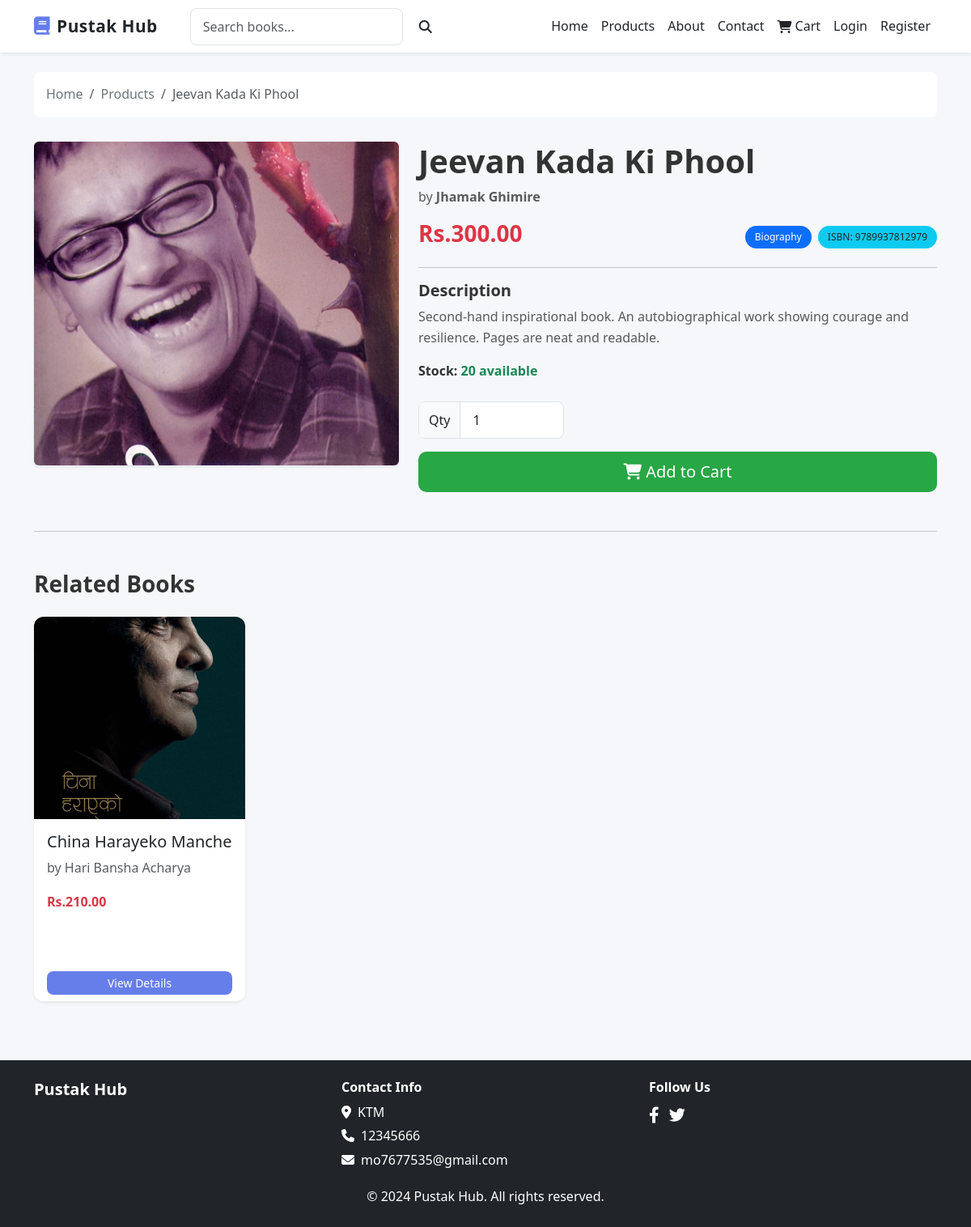
/product/1/, run on the app's committed database.
### bookstore/models.py (models this page shows, shortened)
class Product(models.Model):
    id = models.AutoField(primary_key=True)
    title = models.CharField(max_length=255)
    author = models.CharField(max_length=255)
    price = models.DecimalField(max_digits=10, decimal_places=2)
    description = models.TextField()
    image = models.ImageField(upload_to='products/', default='products/default.jpg')
    isbn = models.CharField(max_length=20, unique=True)
    category = models.CharField(max_length=100, default='Fiction')
    stock_quantity = models.IntegerField(default=0)
    created_at = models.DateTimeField(auto_now_add=True)
    updated_at = models.DateTimeField(auto_now=True)
    class Meta:
        ordering = ['-created_at']

class SiteSettings(models.Model):
    site_name = models.CharField(max_length=255, default='Pustak Hub')
    logo = models.ImageField(upload_to='settings/', blank=True, null=True)
    email = models.EmailField(max_length=255, blank=True, null=True)
    phone = models.CharField(max_length=50, blank=True, null=True)
    address = models.TextField(blank=True, null=True)
    facebook = models.URLField(blank=True, null=True)
    twitter = models.URLField(blank=True, null=True)
    instagram = models.URLField(blank=True, null=True)
    linkedin = models.URLField(blank=True, null=True)
    footer_text = models.TextField(blank=True, null=True)
    updated_at = models.DateTimeField(auto_now=True)
    class Meta:
        verbose_name = "Site Setting"
        verbose_name_plural = "Site Settings"

### bookstore/views.py (the view)
# urls.py: path('product/<int:pk>/', views.product_detail, name='product_detail'),
def product_detail(request, pk):
    product = get_object_or_404(Product, pk=pk)
    related_products = Product.objects.filter(category=product.category).exclude(pk=pk)[:4]
    context = {
        'product': product,
        'related_products': related_products,
        'page_title': f'{product.title} - Pustak Hub'
    }
    return render(request, 'bookstore/product_detail.html', context)

### bookstore/context_processors.py (called while the page is built)
def settings_context(request):
    settings = SiteSettings.objects.first()
    return {'site_settings': settings}

### templates/bookstore/product_detail.html (shortened to what this page needs)
{% extends 'base.html' %}
{% block content %}
<div class="container">
    <nav aria-label="breadcrumb" class="mb-4">
        <ol class="breadcrumb custom-breadcrumb">
            <li class="breadcrumb-item">
                <a href="{% url 'home' %}">Home</a>
            </li>
            <li class="breadcrumb-item">
                <a href="{% url 'products' %}">Products</a>
            </li>
            <li class="breadcrumb-item active">{{ product.title }}</li>
        </ol>
    </nav>
    <div class="row g-4">
        <div class="col-md-5">
            {% if product.image %}
                <img src="{{ product.image.url }}" class="img-fluid rounded shadow-sm product-img" alt="{{ product.title }}">
            {% else %}
                <img src="https://images.unsplash.com/photo-1507842217343-583f20270319?w=300"
                     class="img-fluid rounded shadow-sm product-img"
                     alt="Default image">
            {% endif %}
        </div>
        <div class="col-md-7">
            <h1 class="mb-2 fw-bold">{{ product.title }}</h1>
            <p class="text-muted mb-3">by <strong>{{ product.author }}</strong></p>
            <div class="d-flex justify-content-between align-items-center mb-3 flex-wrap">
                <h3 class="text-danger fw-bold mb-2">Rs.{{ product.price }}</h3>
                <div>
                    <span class="badge bg-primary me-1">{{ product.category }}</span>
                    <span class="badge bg-info text-dark">ISBN: {{ product.isbn }}</span>
                </div>
            </div>
            <hr>
            <h5 class="fw-bold">Description</h5>
            <p class="text-muted">{{ product.description }}</p>
            <div class="mb-4">
                <p>
                    <strong>Stock:</strong>
                    {% if product.stock_quantity > 0 %}
                        <span class="text-success fw-bold">{{ product.stock_quantity }} available</span>
                    {% else %}
                        <span class="text-danger fw-bold">Out of stock</span>
                    {% endif %}
                </p>
            </div>
            {% if product.stock_quantity > 0 %}
            <form method="post" action="{% url 'add_to_cart' %}">
                <div class="input-group mb-3 quantity-box">
                    <span class="input-group-text">Qty</span>
                    <input type="number"
                           name="quantity"
                           class="form-control"
                           value="1"
                           min="1"
                           max="{{ product.stock_quantity }}"
                           required>
                </div>
                <button type="submit" class="btn btn-success btn-lg add-cart-btn w-100">
                    <i class="fas fa-shopping-cart"></i> Add to Cart
                </button>
            </form>
            {% else %}
            <button class="btn btn-danger btn-lg w-100" disabled>
                <i class="fas fa-times-circle"></i> Out of Stock
            </button>
            {% endif %}
        </div>
    </div>
    {% if related_products %}
    <hr class="my-5">
    <h3 class="mb-4 fw-bold">Related Books</h3>
    <div class="row row-cols-1 row-cols-md-2 row-cols-lg-4 g-4">
        {% for related in related_products %}
        <div class="col">
            <div class="card h-100 product-card border-0 shadow-sm">
                {% if related.image %}
                    <img src="{{ related.image.url }}" class="card-img-top product-img-small" alt="{{ related.title }}">
                {% else %}
                    <img src="https://images.unsplash.com/photo-1507842217343-583f20270319?w=300"
                         class="card-img-top product-img-small"
                         alt="Default image">
                {% endif %}
                <div class="card-body">
                    <h5 class="card-title">{{ related.title }}</h5>
                    <p class="card-text text-muted">by {{ related.author }}</p>
                    <p class="card-text text-danger fw-bold">Rs.{{ related.price }}</p>
                </div>
                <div class="card-footer bg-white border-0">
                    <a href="{% url 'product_detail' related.id %}"
                       class="btn btn-primary btn-sm w-100 action-btn">
                        View Details
                    </a>
                </div>
            </div>
        </div>
        {% endfor %}
    </div>
    {% endif %}
</div>
{% endblock %}

### templates/base.html (shortened to what this page needs)
{% load static %}
<!DOCTYPE html>
<html lang="en">
<head>
    <link href="https://cdnjs.cloudflare.com/ajax/libs/bootstrap/5.3.0/css/bootstrap.min.css" rel="stylesheet">
    <link href="https://cdnjs.cloudflare.com/ajax/libs/font-awesome/6.4.0/css/all.min.css" rel="stylesheet">
    <link rel="stylesheet" href="{% static 'css/style.css' %}">
</head>
<body>
{% if user.is_authenticated or request.resolver_match.url_name not in 'login,register' %}
<nav class="navbar navbar-expand-lg navbar-light bg-white shadow-sm sticky-top">
    <div class="container">
        <a class="navbar-brand fw-bold d-flex align-items-center text-dark" href="{% url 'home' %}">
            <i class="fas fa-book me-2"></i> Pustak Hub
        </a>
        <div class="collapse navbar-collapse" id="navbarNav">
            <form class="d-flex mx-lg-4 my-2 my-lg-0" method="GET" action="{% url 'products' %}">
                <input
                    class="form-control me-2"
                    type="search"
                    name="q"
                    placeholder="Search books..."
                    value="{{ request.GET.q }}"
                >
                <button class="btn btn-outline-dark" type="submit">
                    <i class="fas fa-search"></i>
                </button>
            </form>
            <ul class="navbar-nav ms-auto align-items-lg-center">
                <li class="nav-item"><a class="nav-link text-dark" href="{% url 'home' %}">Home</a></li>
                <li class="nav-item"><a class="nav-link text-dark" href="{% url 'products' %}">Products</a></li>
                <li class="nav-item"><a class="nav-link text-dark" href="{% url 'about' %}">About</a></li>
                <li class="nav-item"><a class="nav-link text-dark" href="{% url 'contact' %}">Contact</a></li>
                <li class="nav-item position-relative">
                    <a class="nav-link d-flex align-items-center text-dark" href="{% url 'cart' %}">
                        <i class="fas fa-shopping-cart me-1"></i> Cart
                    </a>
                </li>
                {% if user.is_authenticated %}
                    <li class="nav-item dropdown">
                        <a class="nav-link dropdown-toggle text-dark d-flex align-items-center" href="#" id="userDropdown" role="button" data-bs-toggle="dropdown">
                            <i class="fas fa-user me-1"></i> {{ user.username }}
                        </a>
                        <ul class="dropdown-menu dropdown-menu-end">
                            <li><a class="dropdown-item" href="{% url 'profile' %}">Profile</a></li>
                            {% if user.is_superuser %}
                            <li><a class="dropdown-item text-danger" href="/admin/">Admin Dashboard</a></li>
                            {% endif %}
                            <li><hr class="dropdown-divider"></li>
                            <li><a class="dropdown-item" href="{% url 'logout' %}">Logout</a></li>
                        </ul>
                    </li>
                {% else %}
                    <li class="nav-item"><a class="nav-link text-dark" href="{% url 'login' %}">Login</a></li>
                    <li class="nav-item"><a class="nav-link text-dark" href="{% url 'register' %}">Register</a></li>
                {% endif %}
            </ul>
        </div>
    </div>
</nav>
{% endif %}
<main class="py-4">
    {% block content %}{% endblock %}
</main>
<footer class="bg-dark text-white mt-5 py-4 shadow-sm">
    <div class="container">
        <div class="row text-center text-md-start">
            <div class="col-md-4 mb-3 mb-md-0">
                <h5 class="fw-bold">Pustak Hub</h5>
                <p class="text-muted small">Your Online Book Store</p>
            </div>
            <div class="col-md-4 mb-3 mb-md-0">
                <h6 class="fw-bold">Contact Info</h6>
                {% if site_settings %}
                    {% if site_settings.address %}
                        <p class="mb-1"><i class="fas fa-map-marker-alt me-2"></i>{{ site_settings.address }}</p>
                    {% endif %}
                    {% if site_settings.phone %}
                        <p class="mb-1"><i class="fas fa-phone me-2"></i>{{ site_settings.phone }}</p>
                    {% endif %}
                    {% if site_settings.email %}
                        <p class="mb-1"><i class="fas fa-envelope me-2"></i>{{ site_settings.email }}</p>
                    {% endif %}
                {% endif %}
            </div>
            <div class="col-md-4">
                <h6 class="fw-bold">Follow Us</h6>
                {% if site_settings %}
                    {% if site_settings.facebook %}
                        <a href="{{ site_settings.facebook }}" class="me-2 text-white fs-5"><i class="fab fa-facebook-f"></i></a>
                    {% endif %}
                    {% if site_settings.twitter %}
                        <a href="{{ site_settings.twitter }}" class="me-2 text-white fs-5"><i class="fab fa-twitter"></i></a>
                    {% endif %}
                {% endif %}
            </div>
        </div>
        <div class="text-center mt-3">
            <p class="mb-0">&copy; 2024 Pustak Hub. All rights reserved.</p>
        </div>
    </div>
</footer>
</body>
</html>

### static/css/style.css (style rules this page uses)
:root { --primary-color: #667eea; --secondary-color: #764ba2; --success-color: #28a745; --danger-color: #dc3545; --warning-color: #ffc107; --info-color: #17a2b8; --light-color: #f8f9fa; --dark-color: #343a40; --border-radius: 8px; --font-family: 'Segoe UI', Tahoma, Geneva, Verdana, sans-serif; }
* { margin: 0; padding: 0; box-sizing: border-box; }
body { font-family: var(--font-family); background-color: #f5f7fa; color: #333; line-height: 1.6; }
a { color: var(--primary-color); text-decoration: none; transition: all 0.3s ease; }
.navbar { box-shadow: 0 2px 8px rgba(0, 0, 0, 0.1); padding: 0.6rem 0; }
.navbar-brand { font-size: 1.3rem !important; font-weight: 700 !important; letter-spacing: 0.5px; transition: all 0.3s ease; }
.navbar-brand i { font-size: 1.4rem; margin-right: 8px !important; color: #667eea; }
.card { border: none; border-radius: var(--border-radius); box-shadow: 0 2px 8px rgba(0, 0, 0, 0.1); transition: all 0.3s ease; }
.product-card { overflow: hidden; }
.product-card img { object-fit: cover; height: 250px; transition: transform 0.3s ease; }
.product-card .card-body { min-height: 180px; }
.btn { border-radius: var(--border-radius); font-weight: 500; transition: all 0.3s ease; border: none; }
.btn-primary { background-color: var(--primary-color); color: white; }
.btn-success { background-color: var(--success-color); }
.form-control { border-radius: var(--border-radius); border: 1px solid #dee2e6; padding: 10px 15px; transition: all 0.3s ease; }
.badge { border-radius: 20px; padding: 8px 12px; font-weight: 500; }
footer { margin-top: 50px; background-color: #1a1a2e; border-top: 1px solid #dee2e6; color: white; text-align: center; padding: 20px 0; }
.breadcrumb { background-color: white; border-radius: var(--border-radius); padding: 15px; margin-bottom: 30px; }
.input-group { border-radius: var(--border-radius); overflow: hidden; }
.text-center { text-align: center; }
.mt-5 { margin-top: 3rem !important; }
.mb-4 { margin-bottom: 1.5rem !important; }

### templates/bookstore/product_detail.html (style rules this page uses)
a { text-decoration: none !important; }
.custom-breadcrumb a { color: #6c757d; }
.product-img { max-height: 400px; width: 100%; object-fit: cover; }
.product-img-small { height: 220px; object-fit: cover; }
.product-card { border-radius: 12px; overflow: hidden; transition: all 0.3s ease; }
.add-cart-btn { border-radius: 10px; padding: 10px 20px; }
.action-btn { border-radius: 8px; }
.quantity-box { max-width: 180px; }

### templates/base.html (style rules this page uses)
a { text-decoration: none; }
.navbar-brand i { font-size: 1.4rem; color: #667eea; }
.navbar { box-shadow: 0 2px 8px rgba(0,0,0,0.1); }

### data on the page
Product: title "Jeevan Kada Ki Phool", image (picture), author "Jhamak Ghimire", price "300.00", category "Biography", isbn "9789937812979", description "Second-hand inspirational book. An autobiographical work showing courage and resilience. Pages are neat and readable.", stock_quantity "20"
Product: image (picture), title "China Harayeko Manche", author "Hari Bansha Acharya", price "210.00"
SiteSettings: address "KTM", phone "12345666", email "mo7677535@gmail.com"
